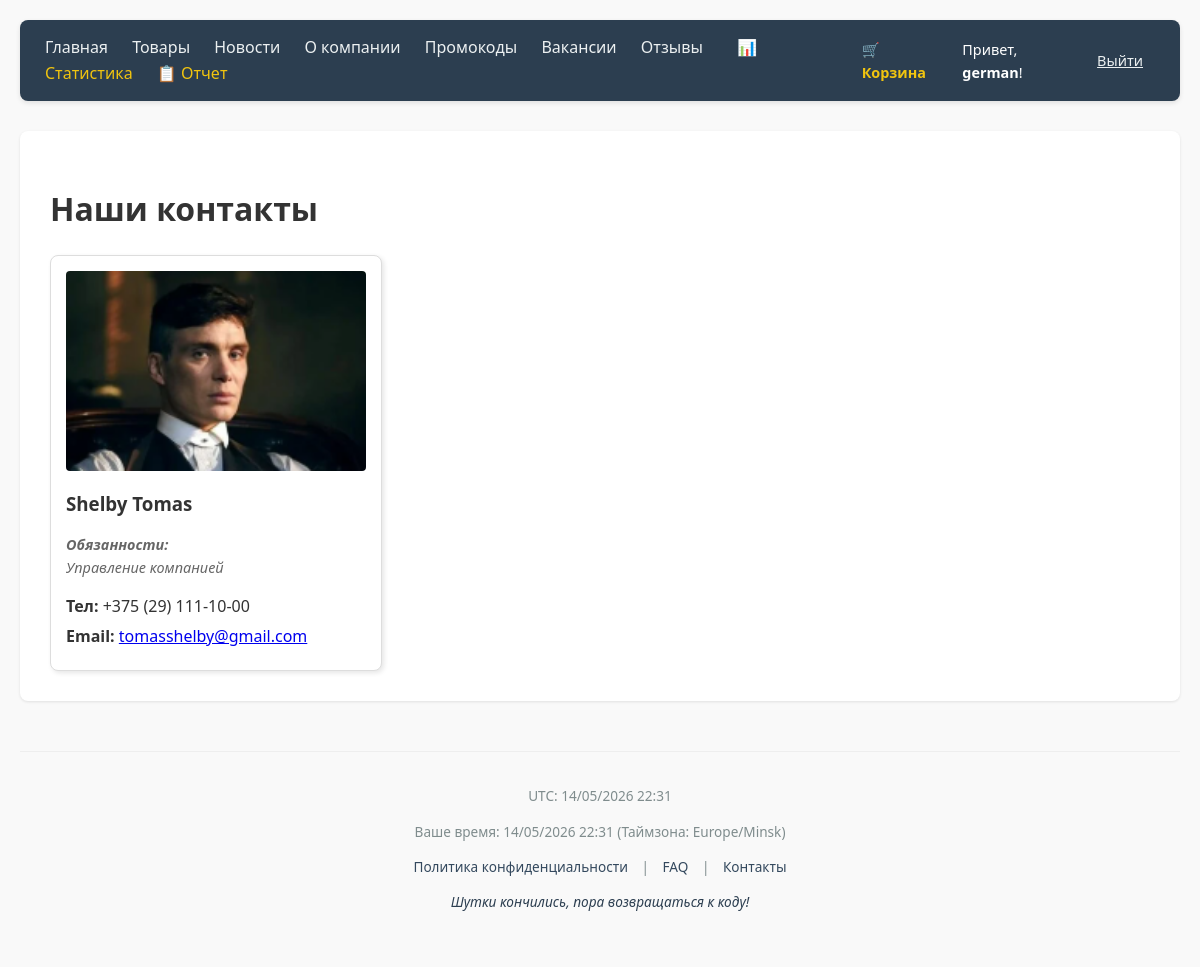
Screenshot of /contacts/ (signed in) with the database file from the repository.
### shop/models.py (models this page shows)
class TimeStampedModel(models.Model):
    created_at = models.DateTimeField(auto_now_add=True, verbose_name="Дата добавления")
    updated_at = models.DateTimeField(auto_now=True, verbose_name="Дата изменения")
    class Meta:
        abstract = True # Это значит, что таблица в БД для этой модели создана не будет

class Contact(TimeStampedModel):
    full_name = models.CharField(max_length=255, verbose_name="ФИО сотрудника")
    photo = models.ImageField(upload_to='staff/', verbose_name="Фото")
    job_description = models.TextField(verbose_name="Описание работ")
    phone_regex = RegexValidator(
        regex=r'^\+375 \(\d{2}\) \d{3}-\d{2}-\d{2}$',
        message="Номер телефона должен быть в формате: '+375 (XX) XXX-XX-XX'."
    )
    phone = models.CharField(
        validators=[phone_regex],
        max_length=20,
        verbose_name="Телефон"
    )
    email = models.EmailField(verbose_name="Почта")
    class Meta:
        verbose_name_plural = "Контакты (Сотрудники)"

### shop/views.py (the view)
# urls.py: re_path(r'^contacts/$', views.contact_list, name='contact_list'),
def contact_list(request):
    contacts = Contact.objects.all()
    return render(request, 'shop/contacts.html', {'contacts': contacts})

### shop/context_processors.py (called while the page is built)
def global_date_context(request):
    now = timezone.now()
    return {
        'current_utc': now, # UTC время
        'current_local': timezone.localtime(now), # Время в таймзоне из settings.py
        'user_tz': timezone.get_current_timezone_name(),
        'text_calendar': calendar.TextCalendar().formatmonth(now.year, now.month),
    }

### shop/templates/shop/contacts.html
{% extends 'shop/base.html' %}
{% block content %}
    <h1>Наши контакты</h1>
    <div style="display: flex; flex-wrap: wrap; gap: 20px;">
        {% for person in contacts %}
            <div style="border: 1px solid #ddd; border-radius: 8px; padding: 15px; width: 300px; background: #fff; box-shadow: 2px 2px 5px rgba(0,0,0,0.1);">
                {% if person.photo %}
                    <img src="{{ person.photo.url }}" alt="{{ person.full_name }}" style="width: 100%; height: 200px; object-fit: cover; border-radius: 4px; margin-bottom: 10px;">
                {% else %}
                    <div style="width: 100%; height: 200px; background: #eee; display: flex; align-items: center; justify-content: center; margin-bottom: 10px;">
                        <span>Нет фото</span>
                    </div>
                {% endif %}
                <h3 style="margin: 0 0 10px 0; color: #333;">{{ person.full_name }}</h3>
                <p style="font-size: 0.9em; color: #666; font-style: italic;">
                    <strong>Обязанности:</strong><br>
                    {{ person.job_description }}
                </p>
                <p style="margin: 5px 0;"><strong>Тел:</strong> {{ person.phone }}</p>
                <p style="margin: 5px 0;"><strong>Email:</strong> <a href="mailto:{{ person.email }}">{{ person.email }}</a></p>
            </div>
        {% empty %}
            <p>Список сотрудников пуст.</p>
        {% endfor %}
    </div>
{% endblock %}

### shop/templates/shop/base.html (shortened to what this page needs)
<!DOCTYPE html>
<html lang="ru">
<head>
</head>
<body>
    <nav>
        <div class="nav-links">
            <a href="{% url 'index' %}">Главная</a>
            <a href="{% url 'product_list' %}">Товары</a>
            <a href="{% url 'news_list' %}">Новости</a>
            <a href="{% url 'about' %}">О компании</a>
            <a href="{% url 'promo_codes' %}">Промокоды</a>
            <a href="{% url 'vacancy_list' %}">Вакансии</a>
            <a href="{% url 'reviews' %}">Отзывы</a>
            {% if user.is_staff %}
                <a href="{% url 'statistics' %}" style="color: #f1c40f; margin-left: 10px;">📊 Статистика</a>
                <a href="{% url 'customer_report' %}" style="color: #f1c40f;">📋 Отчет</a>
            {% endif %}
        </div>
        <div class="auth-block">
            {% if user.is_authenticated %}
                <a href="{% url 'view_cart' %}" style="color: #f1c40f; text-decoration: none; margin-right: 15px;">
                    🛒 Корзина
                </a>
                <span>Привет, <strong>{{ user.username }}</strong>!</span>
                <form action="{% url 'logout' %}" method="post" style="display:inline; margin-left:10px;">
                    <button type="submit" style="background:none; border:none; color:#ecf0f1; cursor:pointer; text-decoration:underline; font-family:inherit; font-size:inherit;">
                        Выйти
                    </button>
                </form>
            {% else %}
                <a href="{% url 'login' %}" style="color: #ecf0f1; text-decoration: none;">Войти</a> |
                <a href="{% url 'register' %}" style="color: #ecf0f1; text-decoration: none;">Регистрация</a>
            {% endif %}
        </div>
    </nav>
    <div class="content">
        {% block content %}{% endblock %}
    </div>
    <div class="footer">
        <div class="footer-info">
            <p>UTC: {{ current_utc|date:"d/m/Y H:i" }}</p>
            <p>Ваше время: {{ current_local|date:"d/m/Y H:i" }} (Таймзона: {{ user_tz }})</p>
        </div>
        <div class="footer-links">
            <a href="{% url 'privacy_policy' %}">Политика конфиденциальности</a> |
            <a href="{% url 'faq_list' %}">FAQ</a> |
            <a href="{% url 'contact_list' %}">Контакты</a>
        </div>
        <p id="joke-container" style="font-style: italic; color: #2c3e50;">🤖 Загрузка шутки...</p>
    </div>
</body>
</html>

### shop/templates/shop/base.html (style rules this page uses)
body { font-family: 'Segoe UI', Tahoma, Geneva, Verdana, sans-serif; margin: 0; padding: 20px; line-height: 1.6; color: #333; background-color: #f9f9f9; }
nav { background: #2c3e50; padding: 15px 25px; margin-bottom: 30px; display: flex; justify-content: space-between; align-items: center; border-radius: 8px; box-shadow: 0 2px 5px rgba(0,0,0,0.1); }
.nav-links a { margin-right: 20px; text-decoration: none; color: #ecf0f1; font-weight: 500; transition: 0.3s; }
.auth-block { color: #fff; font-size: 0.9em; display: flex; align-items: center; gap: 15px; }
.auth-block button { background: #e74c3c; color: white; border: none; padding: 5px 12px; border-radius: 4px; cursor: pointer; font-size: 0.9em; }
.auth-block a { color: #3498db; text-decoration: none; font-weight: bold; }
.content { background: white; padding: 30px; border-radius: 8px; box-shadow: 0 1px 3px rgba(0,0,0,0.1); min-height: 400px; }
.footer { margin-top: 50px; padding: 20px; text-align: center; font-size: 0.85em; color: #7f8c8d; border-top: 1px solid #eee; }
.footer-links { margin-bottom: 10px; }
.footer-links a { margin: 0 10px; color: #34495e; text-decoration: none; }

### rows the page displays
Contact: photo (picture), full_name "Shelby Tomas", job_description "Управление компанией", phone "+375 (29) 111-10-00", email "tomasshelby@gmail.com"

### other values shown
{{ user.username }} "german"
{{ current_local|date:"d/m/Y H:i" }} "14/05/2026 22:31"
{{ user_tz }} "Europe/Minsk"
